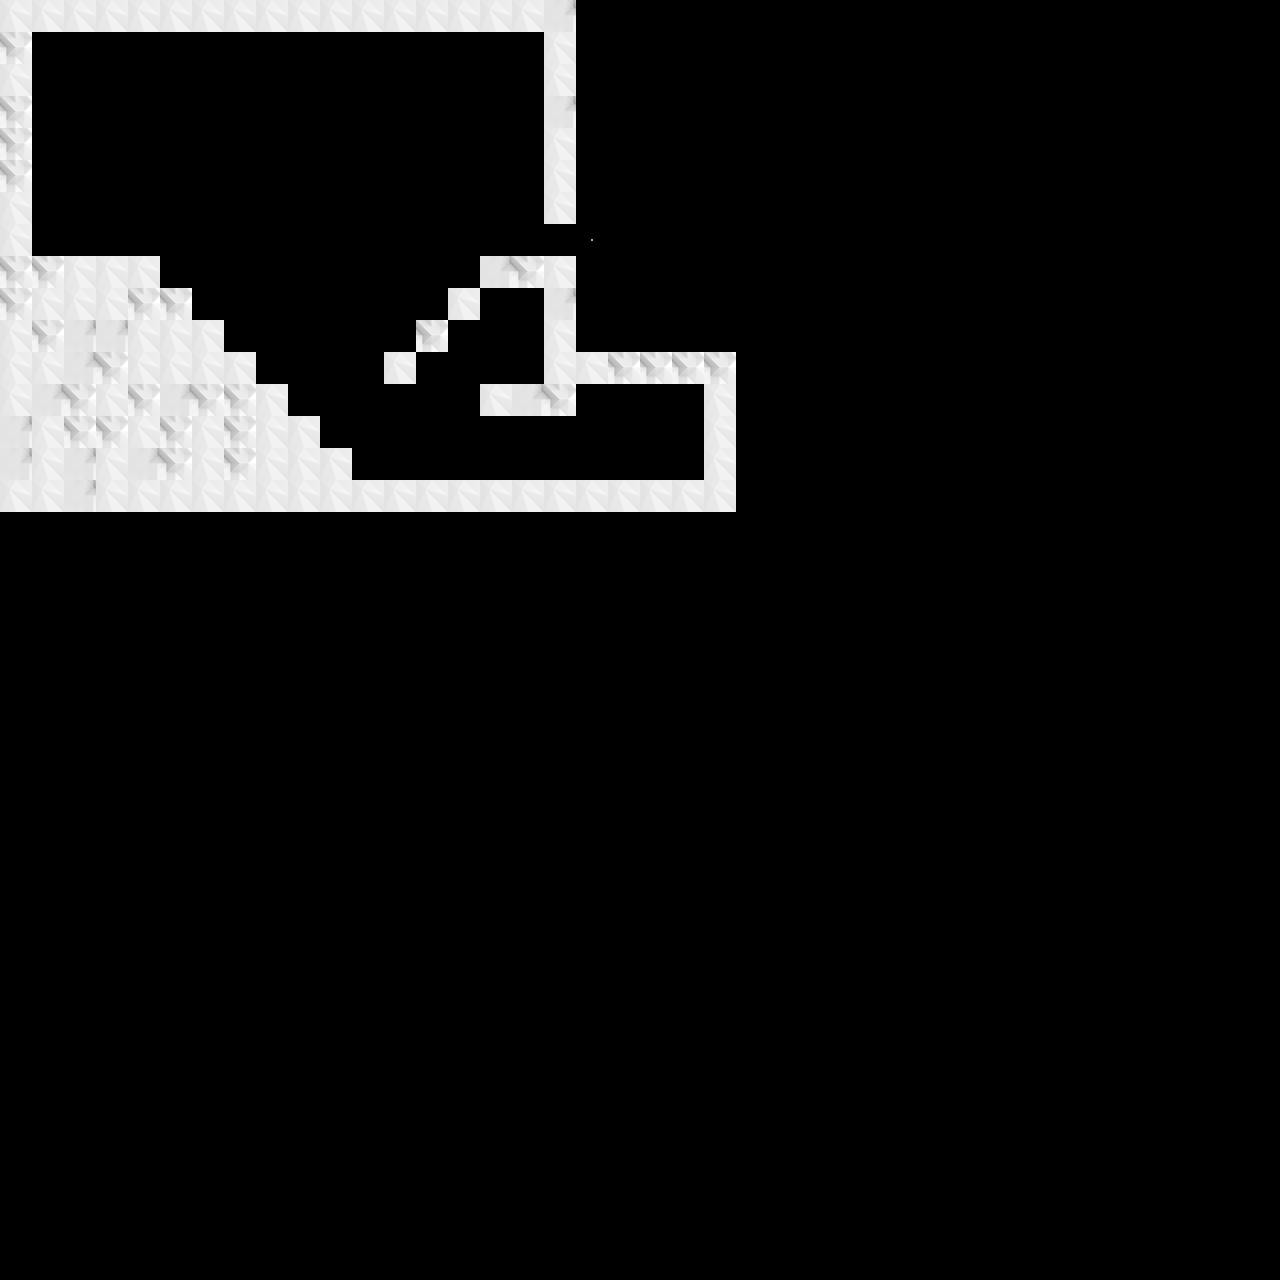

This is a level from a 2D game, rendered from its Tiled map with the project's own tilesets. A one-line summary and the map file follow, with tile-layer data summarised:
An orthogonal 40x40 tile map with 32x32 px tiles, 1 tile layer (main), 3 tilesets and 6 objects (2x gun, player_start, laser, door, baddie_spawner).

<map version="1.0" orientation="orthogonal" width="40" height="40" tilewidth="32" tileheight="32">
 <tileset firstgid="1" source="maintiles.tsx" />
 <tileset firstgid="17" source="ents.tsx" />
 <tileset firstgid="49" source="pickups.tsx" />
 <layer name="main" width="40" height="40">
  <properties>
   <property name="requires_gun" value="true" />
  </properties>
  <data>[1600 cells, 131 non-empty, 4 distinct tile ids]</data>
 </layer>
 <objectgroup name="entities" width="40" height="40">
  <object name="player_start" gid="17" x="576" y="480" />
  <object name="pickup" type="laser" gid="49" x="128" y="256" />
  <object name="door" x="544" y="224" width="32" height="32" />
  <object name="pickup" type="gun" gid="49" x="448" y="416" />
  <object name="pickup" type="gun" gid="49" x="512" y="256" />
  <object name="baddie_spawner" gid="10" x="288" y="96" />
 </objectgroup>
</map>
